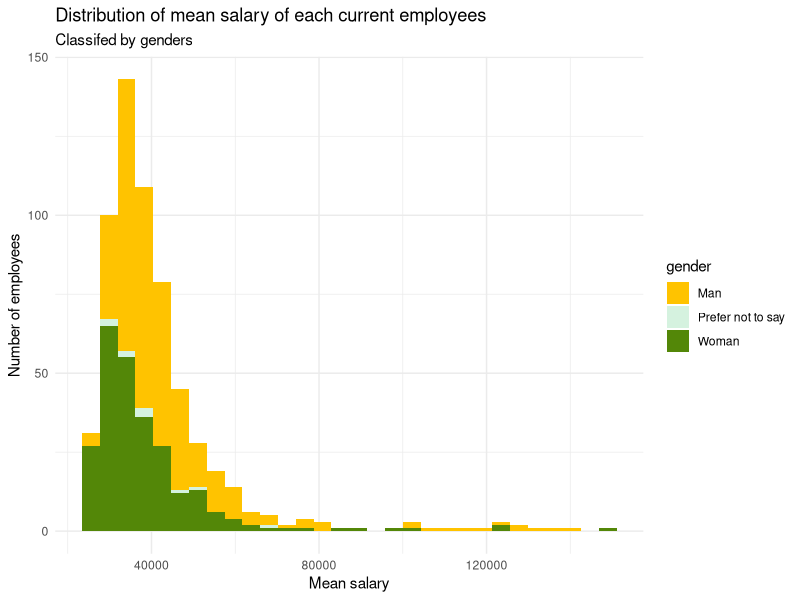
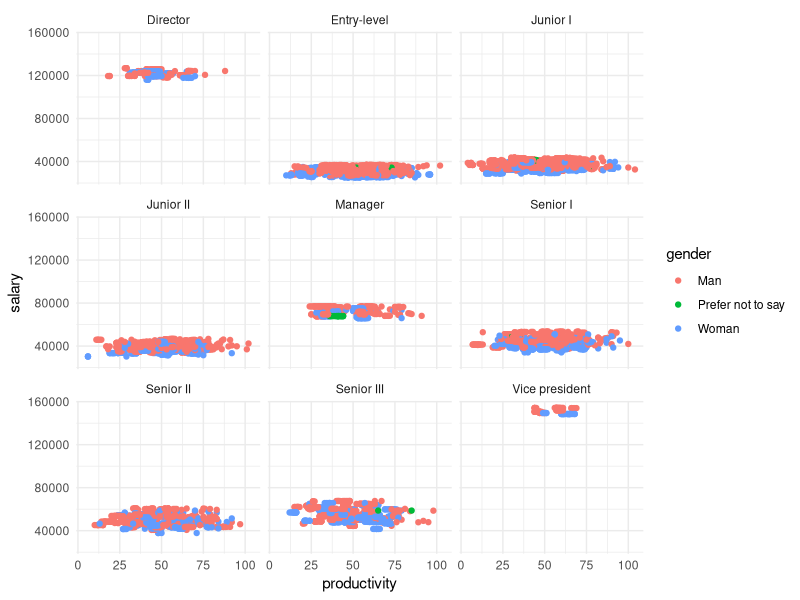
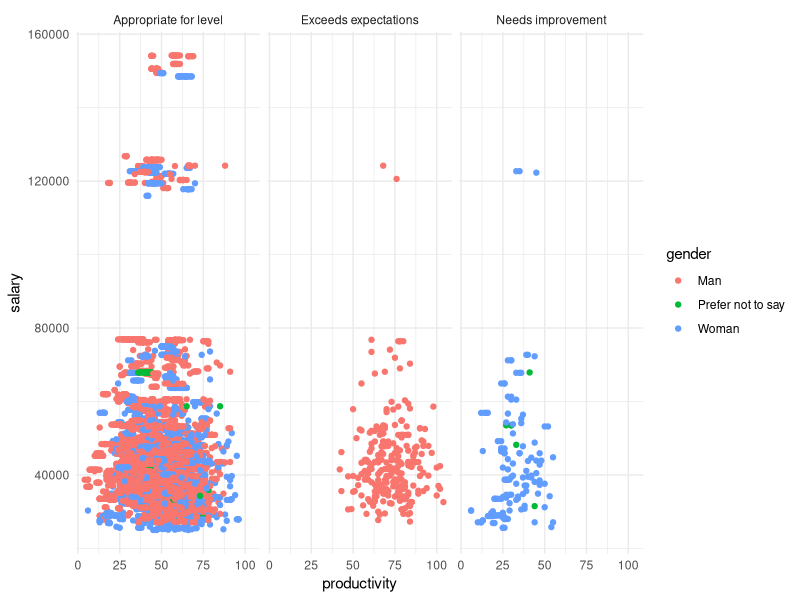

The R script that drew these images, in order:
## ---- chunk 1
knitr::opts_chunk$set(echo = TRUE, warning = FALSE, message = FALSE)
library(tidyverse)
library(lme4)
## ---- chunk 2
# read in the datasets
curr_employee <- read_csv("data/black-saber-current-employees.csv")
## ---- chunk 3
# salary distribution filled by gender
curr_1 <- curr_employee %>% 
  mutate(salary = str_replace(salary, "\\$", "")) %>% 
  mutate(salary = as.integer(str_replace(salary, ",", ""))) 
curr_1%>% 
  group_by(employee_id, gender) %>% 
  summarize(mean_wage = mean(salary)) %>% 
  ggplot(aes(x = mean_wage, fill = gender)) +
  geom_histogram() +
  theme_minimal() +
  labs(x="Mean salary", y="Number of employees", title="Distribution of mean salary of each current employees",subtitle="Classifed by genders") +
  scale_fill_manual(values = c("#FFC300", "#D5F2DF", "#538708"))

# summary statistics for different gender groups
summary(curr_1[curr_1$gender == "Man",])
summary(curr_1[curr_1$gender == "Woman",])
summary(curr_1[curr_1$gender == "Prefer not to say",])
## ---- chunk 4
# productivity vs. salary by role_seniority
curr_1 %>% 
  ggplot(aes(x = productivity, y = salary, color = gender)) +
  geom_point() +
  theme_minimal() +
  facet_wrap(~role_seniority)

# gender vs. leadership_for_level
table(curr_1$gender, curr_1$leadership_for_level)

curr_1 %>% 
  ggplot(aes(x = productivity, y = salary, color = gender)) +
  geom_point() +
  theme_minimal() +
  facet_wrap(~leadership_for_level)
## ---- chunk 5
# model without productivity
mod_noprod <- lmer(salary ~ leadership_for_level + (1|employee_id), data = curr_1)
# model with productivity
mod_nogender <- lmer(salary ~ productivity + leadership_for_level + (1|employee_id), data = curr_1)
lmtest::lrtest(mod_noprod, mod_nogender)

# model with gender
salary_mod <- lmer(salary ~ productivity + leadership_for_level + gender + (1|employee_id), data = curr_1)
lmtest::lrtest(mod_nogender, salary_mod)

# model with an additional predictor: role_seniority
mod_senior <- lmer(salary ~ productivity + leadership_for_level + gender + role_seniority 
                    + (1|employee_id), data = curr_1)
lmtest::lrtest(salary_mod, mod_senior)

summary(salary_mod)
fixef(salary_mod)
